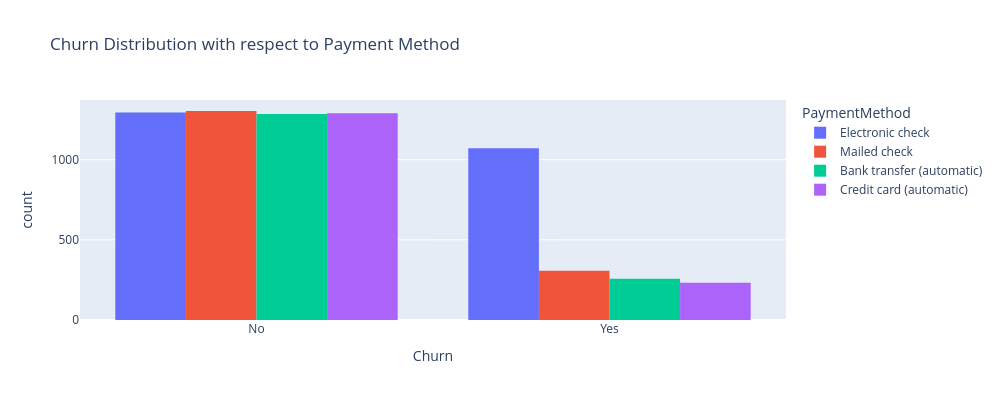

Notebook cell for this chart:
### Code cell
fig = px.histogram(
    df, 
    x='Churn', 
    color='PaymentMethod', 
    barmode='group',
    title='Churn Distribution with respect to Payment Method',
    width=1000,
    height=400
)

fig.show()

### Figure 1 — Plotly figure (JSON) as saved in the notebook; plotly's stock layout.template omitted (floating-point values rounded to 4 significant figures; data arrays with more than 128 entries replaced by an {"elided": "..."} marker saying what was removed)
{"data": [{"alignmentgroup": "True", "bingroup": "x", "hovertemplate": "PaymentMethod=Electronic check<br>Churn=%{x}<br>count=%{y}<extra></extra>", "legendgroup": "Electronic check", "marker": {"color": "#636efa", "pattern": {"shape": ""}}, "name": "Electronic check", "offsetgroup": "Electronic check", "orientation": "v", "showlegend": true, "type": "histogram", "x": {"elided": "2365 str values"}, "xaxis": "x", "yaxis": "y"}, {"alignmentgroup": "True", "bingroup": "x", "hovertemplate": "PaymentMethod=Mailed check<br>Churn=%{x}<br>count=%{y}<extra></extra>", "legendgroup": "Mailed check", "marker": {"color": "#EF553B", "pattern": {"shape": ""}}, "name": "Mailed check", "offsetgroup": "Mailed check", "orientation": "v", "showlegend": true, "type": "histogram", "x": {"elided": "1612 str values"}, "xaxis": "x", "yaxis": "y"}, {"alignmentgroup": "True", "bingroup": "x", "hovertemplate": "PaymentMethod=Bank transfer (automatic)<br>Churn=%{x}<br>count=%{y}<extra></extra>", "legendgroup": "Bank transfer (automatic)", "marker": {"color": "#00cc96", "pattern": {"shape": ""}}, "name": "Bank transfer (automatic)", "offsetgroup": "Bank transfer (automatic)", "orientation": "v", "showlegend": true, "type": "histogram", "x": {"elided": "1544 str values"}, "xaxis": "x", "yaxis": "y"}, {"alignmentgroup": "True", "bingroup": "x", "hovertemplate": "PaymentMethod=Credit card (automatic)<br>Churn=%{x}<br>count=%{y}<extra></extra>", "legendgroup": "Credit card (automatic)", "marker": {"color": "#ab63fa", "pattern": {"shape": ""}}, "name": "Credit card (automatic)", "offsetgroup": "Credit card (automatic)", "orientation": "v", "showlegend": true, "type": "histogram", "x": {"elided": "1522 str values"}, "xaxis": "x", "yaxis": "y"}], "layout": {"barmode": "group", "height": 400, "legend": {"title": {"text": "PaymentMethod"}, "tracegroupgap": 0}, "title": {"text": "Churn Distribution with respect to Payment Method"}, "width": 1000, "xaxis": {"anchor": "y", "domain": [0, 1], "title": {"text": "Churn"}}, "yaxis": {"anchor": "x", "domain": [0, 1], "title": {"text": "count"}}}}
